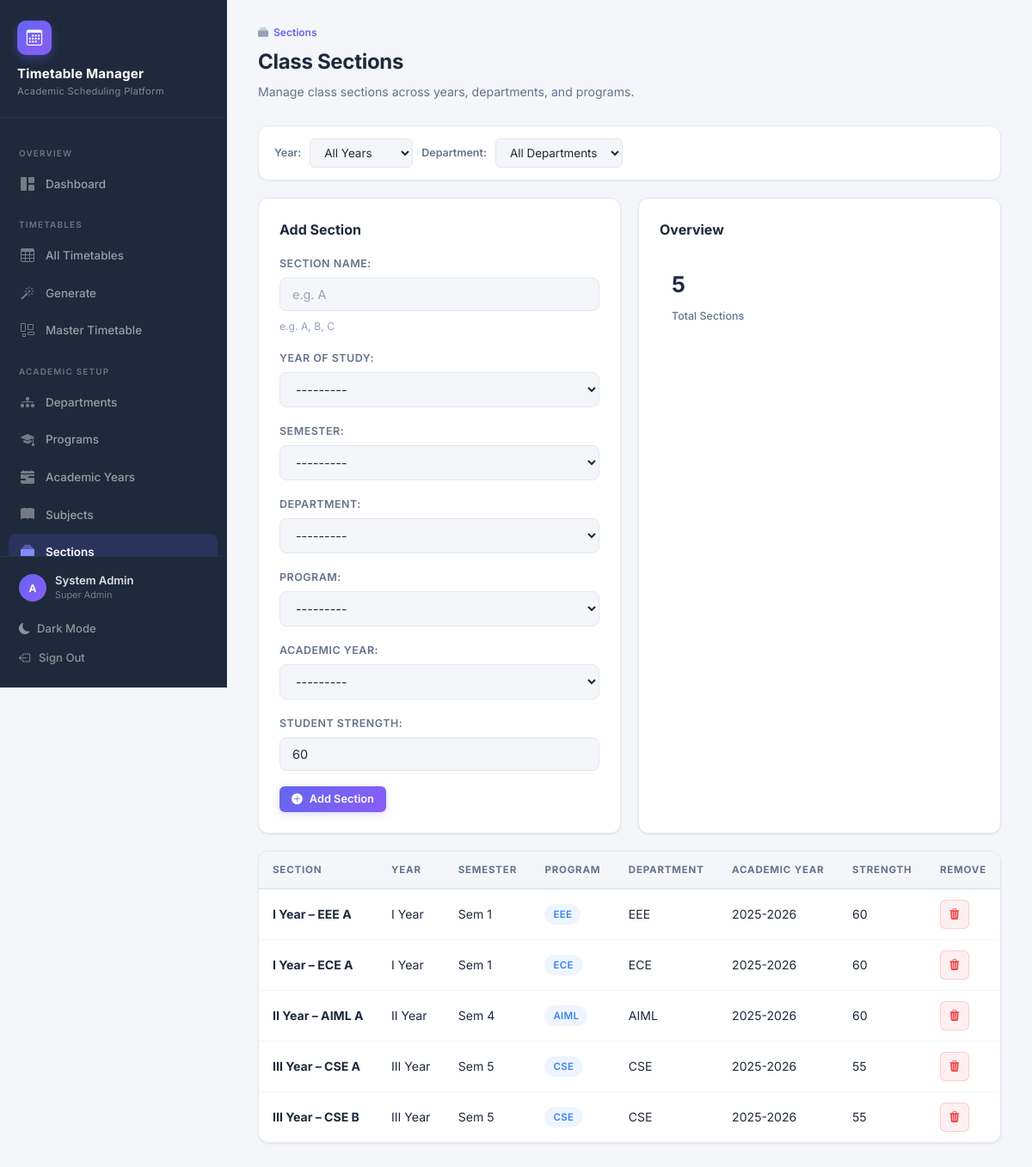
The app's page /sections/ (signed in) with its own data.
### TTS/SchedulerApp/models.py (models this page shows, shortened)
class Department(models.Model):
    name = models.CharField(
        max_length=100, verbose_name='Department Name',
        help_text='Full name, e.g. Computer Science & Engineering'
    )
    code = models.CharField(
        max_length=10, unique=True, verbose_name='Department Code',
        help_text='Short code, e.g. CSE'
    )
    class Meta:
        ordering = ['name']
        verbose_name = 'Department'
        verbose_name_plural = 'Departments'
    def __str__(self):
        return f'{self.code} — {self.name}'

class Section(models.Model):
    name = models.CharField(
        max_length=5, verbose_name='Section Name',
        help_text='e.g. A, B, C'
    )
    year_of_study = models.PositiveIntegerField(
        choices=YEAR_CHOICES, verbose_name='Year of Study'
    )
    semester = models.PositiveIntegerField(
        choices=SEMESTER_CHOICES, verbose_name='Semester'
    )
    department = models.ForeignKey(
        Department, on_delete=models.CASCADE, related_name='sections',
        verbose_name='Department'
    )
    program = models.ForeignKey(
        Program, on_delete=models.CASCADE, related_name='sections',
        verbose_name='Program'
    )
    academic_year = models.ForeignKey(
        AcademicYear, on_delete=models.CASCADE, related_name='sections',
        verbose_name='Academic Year'
    )
    strength = models.PositiveIntegerField(
        default=60, verbose_name='Student Strength'
    )
    class Meta:
        ordering = ['year_of_study', 'department', 'program', 'name']
        unique_together = [
            ('name', 'year_of_study', 'semester', 'program', 'academic_year')
        ]
        verbose_name = 'Section'
        verbose_name_plural = 'Sections'
    @property
    def label(self):
        year_label = self.get_year_of_study_display()
        return f'{year_label} – {self.program.code} {self.name}'

class Program(models.Model):
    department = models.ForeignKey(
        Department, on_delete=models.CASCADE, related_name='programs',
        verbose_name='Department'
    )
    name = models.CharField(
        max_length=100, verbose_name='Program Name',
        help_text='e.g. Artificial Intelligence & Machine Learning'
    )
    code = models.CharField(
        max_length=10, unique=True, verbose_name='Program Code',
        help_text='e.g. AIML'
    )
    duration_years = models.PositiveIntegerField(
        default=4, verbose_name='Duration (Years)',
        validators=[MinValueValidator(1), MaxValueValidator(6)]
    )
    class Meta:
        ordering = ['department', 'name']
        verbose_name = 'Program'
        verbose_name_plural = 'Programs'
    def __str__(self):
        return f'{self.code} — {self.name}'

class AcademicYear(models.Model):
    label = models.CharField(
        max_length=20, unique=True, verbose_name='Academic Year',
        help_text='e.g. 2025-2026'
    )
    start_date = models.DateField(verbose_name='Start Date')
    end_date = models.DateField(verbose_name='End Date')
    is_current = models.BooleanField(
        default=False, verbose_name='Current Year',
        help_text='Mark as the active academic year'
    )
    class Meta:
        ordering = ['-start_date']
        verbose_name = 'Academic Year'
        verbose_name_plural = 'Academic Years'
    def __str__(self):
        return self.label

### TTS/SchedulerApp/views.py (the view)
# urls.py: path('sections/', views.section_list, name='section_list'),
@login_required
@management_required
def section_list(request):
    form = SectionForm(request.POST or None)
    if request.method == 'POST' and form.is_valid():
        form.save()
        messages.success(request, 'Section added successfully.')
        return redirect('section_list')
    sections = Section.objects.select_related(
        'department', 'program', 'academic_year'
    ).all()
    year_filter = request.GET.get('year')
    dept_filter = request.GET.get('department')
    if year_filter:
        sections = sections.filter(year_of_study=year_filter)
    if dept_filter:
        sections = sections.filter(department_id=dept_filter)
    return render(request, 'section_list.html', {
        'form': form,
        'sections': sections,
        'departments': Department.objects.all(),
        'years': YEAR_CHOICES,
        'filter_year': year_filter,
        'filter_department': dept_filter,
    })

### TTS/SchedulerApp/forms.py
class SectionForm(forms.ModelForm):
    class Meta:
        model = Section
        fields = [
            'name', 'year_of_study', 'semester', 'department',
            'program', 'academic_year', 'strength',
        ]
        labels = {
            'name': 'Section Name',
            'year_of_study': 'Year of Study',
            'semester': 'Semester',
            'department': 'Department',
            'program': 'Program',
            'academic_year': 'Academic Year',
            'strength': 'Student Strength',
        }
        widgets = {
            'name': forms.TextInput(attrs={**_input_attrs, 'placeholder': 'e.g. A'}),
            'year_of_study': forms.Select(attrs=_select_attrs),
            'semester': forms.Select(attrs=_select_attrs),
            'department': forms.Select(attrs=_select_attrs),
            'program': forms.Select(attrs=_select_attrs),
            'academic_year': forms.Select(attrs=_select_attrs),
            'strength': forms.NumberInput(attrs={**_input_attrs, 'min': 1}),
        }

### TTS/SchedulerApp/models.py (called while the page is built)
    @property
    def is_super_admin(self):
        return self.role == 'SUPER_ADMIN'

    @property
    def can_manage_timetable(self):
        return self.role in ('SUPER_ADMIN', 'TIMETABLE_ADMIN', 'HOD')

### TTS/SchedulerApp/templatetags/index.py (called while the page is built)
    def render(self, context):
        path = context['request'].path
        for p in self.patterns:
            try:
                pValue = template.Variable(p).resolve(context)
                if path == pValue:
                    return 'active'
            except template.VariableDoesNotExist:
                pass
        return ''

### TTS/templates/section_list.html (shortened to what this page needs)
{% extends 'base.html' %}
{% block content %}
<div class="page-header">
  <div class="page-breadcrumb"><i class="bi bi-collection-fill"></i> <span>Sections</span></div>
  <h2>Class Sections</h2>
  <p>Manage class sections across years, departments, and programs.</p>
</div>
<form method="get" class="filter-bar">
  <label>Year:</label>
  <select name="year" onchange="this.form.submit()">
    <option value="">All Years</option>
  </select>
  <label>Department:</label>
  <select name="department" onchange="this.form.submit()">
    <option value="">All Departments</option>
  </select>
</form>
<div class="grid-2">
  <div class="card">
    <div class="card-header"><div class="card-title">Add Section</div></div>
    <form method="post">
      <div class="django-form">{{ form.as_p }}</div>
      <button type="submit" class="btn btn-primary btn-sm"><i class="bi bi-plus-circle-fill"></i> Add Section</button>
    </form>
  </div>
  <div class="card">
    <div class="card-header"><div class="card-title">Overview</div></div>
    <div class="stat-card" style="box-shadow:none; border:none; padding:14px;">
      <div class="stat-value">{{ sections|length }}</div>
      <div class="stat-label">Total Sections</div>
    </div>
  </div>
</div>
<div class="card" style="padding:0; overflow:hidden; margin-top:20px;">
  <div class="table-wrap">
    <table class="data-table">
      <thead><tr><th>Section</th><th>Year</th><th>Semester</th><th>Program</th><th>Department</th><th>Academic Year</th><th>Strength</th><th class="td-actions">Remove</th></tr></thead>
      <tbody>
        {% for sec in sections %}
        <tr>
          <td style="font-weight:700;">{{ sec.label }}</td>
          <td>{{ sec.get_year_of_study_display }}</td>
          <td>Sem {{ sec.semester }}</td>
          <td><span class="badge badge-info">{{ sec.program.code }}</span></td>
          <td>{{ sec.department.code }}</td>
          <td>{{ sec.academic_year.label }}</td>
          <td>{{ sec.strength }}</td>
          <td class="td-actions">
            <form action="{% url 'section_delete' sec.pk %}" method="post">{% csrf_token %}
              <button type="submit" class="btn btn-icon btn-danger btn-sm" onclick="return confirm('Delete {{ sec.label }}?')"><i class="bi bi-trash3-fill"></i></button>
            </form>
          </td>
        </tr>
        {% empty %}
        <tr><td colspan="8"><div class="empty-state"><i class="bi bi-collection"></i><h3>No Sections</h3><p>Create class sections to start building timetables.</p></div></td></tr>
        {% endfor %}
      </tbody>
    </table>
  </div>
</div>
{% endblock %}

### TTS/templates/base.html (shortened to what this page needs)
{% load static %}
{% load index %}
{% url 'dashboard' as dashboard_url %}
{% url 'department_list' as dept_url %}
{% url 'program_list' as prog_url %}
{% url 'academic_year_list' as ay_url %}
{% url 'room_list' as room_url %}
{% url 'timeslot_list' as slot_url %}
{% url 'faculty_list' as fac_url %}
{% url 'subject_list' as subj_url %}
{% url 'section_list' as sec_url %}
{% url 'offering_list' as offer_url %}
{% url 'timetable_list' as tt_url %}
{% url 'timetable_generate' as gen_url %}
{% url 'master_timetable' as master_url %}
{% url 'user_list' as user_url %}
<!DOCTYPE html>
<html lang="en" data-theme="light">
<head>
  <link rel="stylesheet" href="https://cdn.jsdelivr.net/npm/bootstrap-icons@1.11.3/font/bootstrap-icons.min.css">
  <link rel="stylesheet" type="text/css" href="{% static 'CSS/style.css' %}">
</head>
<body>
  <aside class="sidebar" id="sidebar">
    <div class="sidebar-brand">
      <div class="brand-icon">
        <i class="bi bi-calendar3"></i>
      </div>
      <h1>Timetable Manager</h1>
      <span>Academic Scheduling Platform</span>
    </div>
    <nav class="sidebar-nav">
      <div class="nav-section-label">Overview</div>
      <a href="{{ dashboard_url }}" class="{% active request dashboard_url %}">
        <i class="bi bi-grid-1x2-fill"></i>
        Dashboard
      </a>
      {% if user.is_authenticated %}
      <div class="nav-section-label">Timetables</div>
      <a href="{{ tt_url }}" class="{% active request tt_url %}">
        <i class="bi bi-table"></i>
        All Timetables
      </a>
      {% if can_manage %}
      <a href="{{ gen_url }}" class="{% active request gen_url %}">
        <i class="bi bi-magic"></i>
        Generate
      </a>
      <a href="{{ master_url }}" class="{% active request master_url %}">
        <i class="bi bi-layout-wtf"></i>
        Master Timetable
      </a>
      {% endif %}
      <div class="nav-section-label">Academic Setup</div>
      {% if is_admin %}
      <a href="{{ dept_url }}" class="{% active request dept_url %}">
        <i class="bi bi-diagram-3-fill"></i>
        Departments
      </a>
      <a href="{{ prog_url }}" class="{% active request prog_url %}">
        <i class="bi bi-mortarboard-fill"></i>
        Programs
      </a>
      <a href="{{ ay_url }}" class="{% active request ay_url %}">
        <i class="bi bi-calendar-range-fill"></i>
        Academic Years
      </a>
      {% endif %}
      {% if can_manage %}
      <a href="{{ subj_url }}" class="{% active request subj_url %}">
        <i class="bi bi-book-fill"></i>
        Subjects
      </a>
      <a href="{{ sec_url }}" class="{% active request sec_url %}">
        <i class="bi bi-collection-fill"></i>
        Sections
      </a>
      {% endif %}
      {% endif %}
    </nav>
    <div class="sidebar-footer">
      {% if user.is_authenticated %}
      <div class="user-info">
        <div class="user-avatar">{{ user.username|make_list|first|upper }}</div>
        <div>
          <div class="user-name">{{ user.get_full_name|default:user.username }}</div>
          <div class="user-role">{{ user_role_display }}</div>
        </div>
      </div>
      <button class="theme-toggle" id="themeToggle">
        <i class="bi bi-moon-fill"></i>
        <span>Dark Mode</span>
      </button>
      <a href="{% url 'logout' %}">
        <i class="bi bi-box-arrow-left"></i>
        Sign Out
      </a>
      {% endif %}
    </div>
  </aside>
  <main class="main-content">
    {% block content %}
    {% endblock %}
  </main>
</body>
</html>

### records on screen
Section: label "I Year – EEE A", year_of_study "I Year", semester "1", program.code "EEE", department.code "EEE", academic_year.label "2025-2026", strength "60"
Section: label "I Year – ECE A", year_of_study "I Year", semester "1", program.code "ECE", department.code "ECE", academic_year.label "2025-2026", strength "60"
Section: label "II Year – AIML A", year_of_study "II Year", semester "4", program.code "AIML", department.code "AIML", academic_year.label "2025-2026", strength "60"
Section: label "III Year – CSE A", year_of_study "III Year", semester "5", program.code "CSE", department.code "CSE", academic_year.label "2025-2026", strength "55"
Section: label "III Year – CSE B", year_of_study "III Year", semester "5", program.code "CSE", department.code "CSE", academic_year.label "2025-2026", strength "55"

### other values on screen
{{ user.username|make_list|first|upper }} "A"
{{ user.get_full_name|default:user.username }} "System Admin"
{{ user_role_display }} "Super Admin"
{{ sections|length }} "5"
